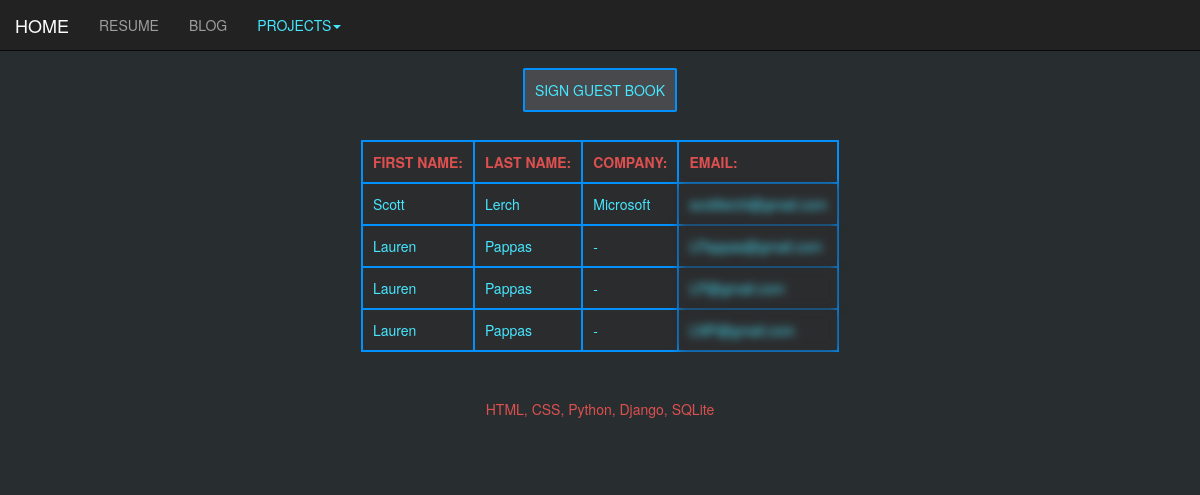
/first/book/, run on the app's committed database.
### first/models.py (models this page shows, shortened)
class SignForm(models.Model):
    first = models.CharField(max_length=264)
    last = models.CharField(max_length=264)
    email = models.EmailField(max_length=264, unique=True)
    company = models.CharField(max_length=264)

### first/views.py (the view)
# urls.py: path('book/', views.user, name='book'),
def user(request):
    user_list = SignForm.objects.order_by('last')
    return render(request, 'book.html', {'user': user_list})

### templates/book.html (shortened to what this page needs)
<!DOCTYPE html>
{% extends 'base.html' %}
{% load staticfiles %}
        {% block body_block%}
        <link rel="stylesheet" href="{% static "css/book.css" %}">
        <div align='center'>
            <a id='sign' align='center' href="{% url 'first:guest' %}">SIGN GUEST BOOK</a>
            {% if user %}
                <table id='users'>
                    <thead id='head'>
                            <th> FIRST NAME: </th>
                            <th> LAST NAME: </th>
                            <th> COMPANY: </th>
                            <th> EMAIL: </th>
                    </thead>
                    {% for person in user %}
                    <tr id='tr'>
                        <td id='first'> {{ person.first }} </td>
                        <td id='last'> {{ person.last }} </td>
                        <td id='comp'> {{ person.company }} </td>
                        <td id='email'> {{ person.email }} </td>
                    </tr>
                    {% endfor %}
                </table>
            {% else %}
                <p> NO USERS FOUND </p>
            {% endif %}
            <h5 id='language' align='center'>HTML, CSS, Python, Django, SQLite</h5>
        </div>
        {% endblock %}

### static/css/book.css (style rules this page uses)
#sign { padding-top: 20px; border: 2px solid #0091ff; border-radius: 3%; color: #47e7ff; background-color: #47494d; padding: 10px; }
table, th, td { padding: 10px; border: 2px solid #0091ff; background-color: #2b2c2e }
#head { color: #de5050; }
td { color: #47e7ff; }
#language { color: #de5050; margin-top: 50px; margin-bottom: 50px; }
#email { filter:blur(4px); -o-filter:blur(4px); -ms-filter:blur(4px); -moz-filter:blur(4px); -webkit-filter:blur(4px); }
body { background-color: #282e30; }

### data on the page
SignForm: first "Scott", last "Lerch", company "Microsoft", email "scottlerch@gmail.com"
SignForm: first "Lauren", last "Pappas", company "-", email "LPappas@gmail.com"
SignForm: first "Lauren", last "Pappas", company "-", email "LP@gmail.com"
SignForm: first "Lauren", last "Pappas", company "-", email "LNP@gmail.com"
